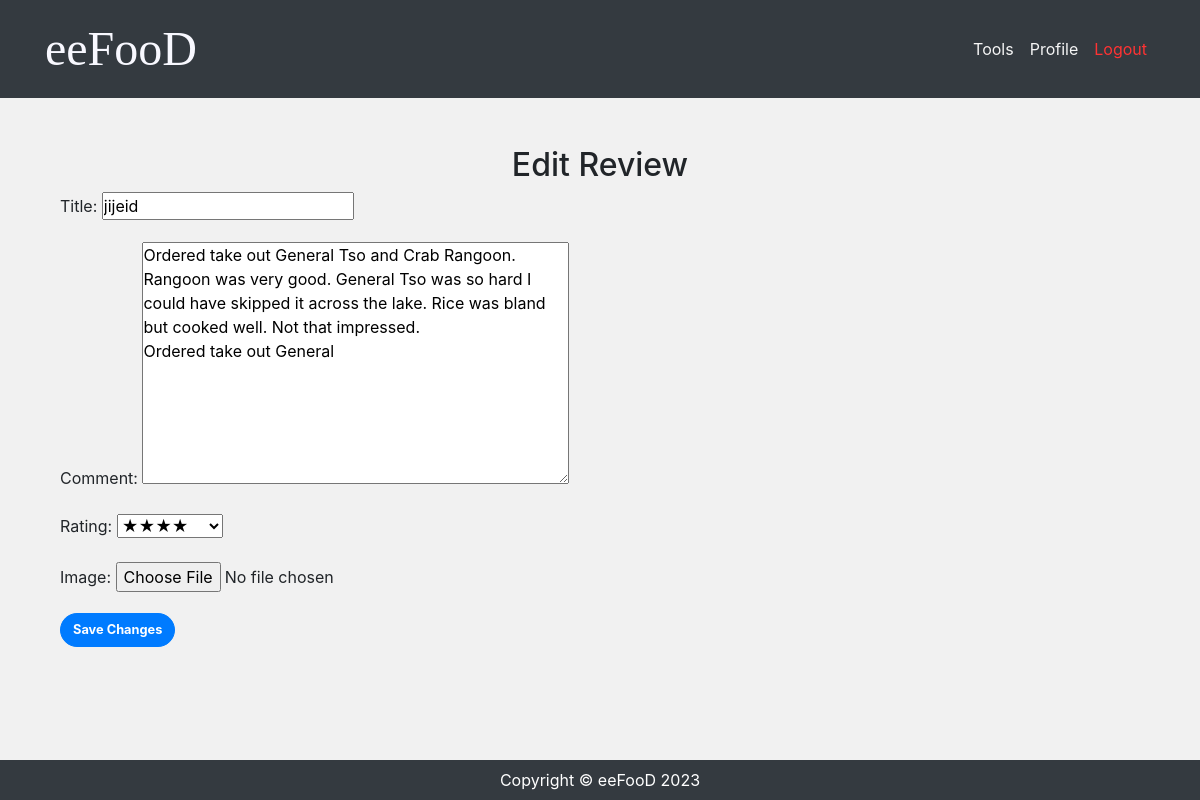
The app's page /review_edit/44 (signed in), older data.
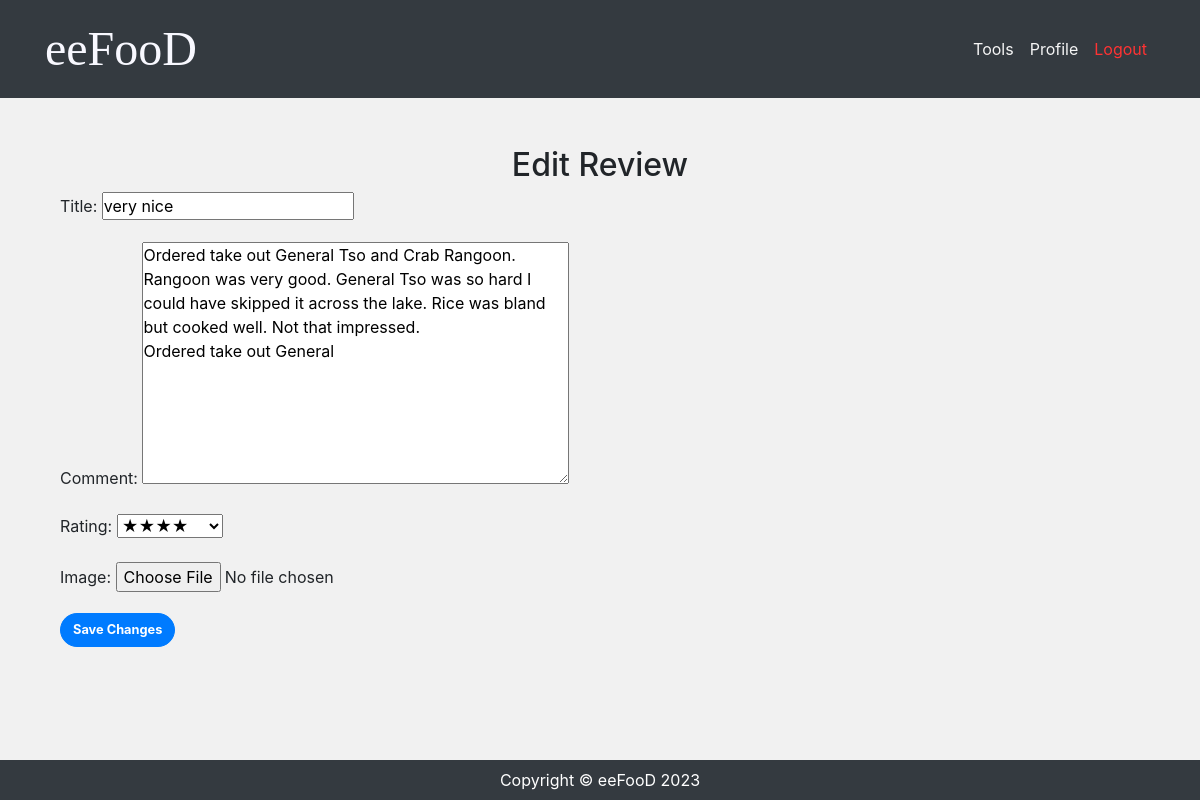
The same page, newer data.
### application/models.py (models this page shows, shortened)
class Review(models.Model):
    restaurant = models.ForeignKey(Restaurants, on_delete=models.CASCADE, related_name='reviews', null=True)
    author = models.ForeignKey(settings.AUTH_USER_MODEL, on_delete=models.CASCADE)
    title =models.CharField("Title", max_length=255)
    comment =models.TextField("Comment", max_length=255)
    rate = models.IntegerField(verbose_name='Rating', choices=SCORE_CHOICES, default='3')
    image = models.ImageField(upload_to='review_images', null=True, blank=True)
    created = models.DateTimeField("Date", default=timezone.now)
    avg_score = models.DecimalField(max_digits=3, decimal_places=1, null=True)

### application/views.py (the view, shortened to what this page needs)
# urls.py: path('review_edit/<int:pk>', views.ReviewEditView.as_view(), name='review_edit'),
class ReviewEditView(LoginRequiredMixin, UpdateView):
    model = Review
    fields = ['title', 'comment', 'rate', 'image']
    template_name = 'application/review_edit.html'
    success_url = reverse_lazy('top')
    def get(self, request, *args, **kwargs):
        self.object = self.get_object()
        if self.object.author != self.request.user:
            return HttpResponseForbidden()
        return super().get(request, *args, **kwargs)

### application/templates/application/review_edit.html (shortened to what this page needs)
{% extends 'application/base.html' %}
{% block content %}
  <div class="container my-5">
    <h2 class="text-center">Edit Review</h2>
    <form method="POST" enctype="multipart/form-data">
      {{ form.as_p }}
      <button type="submit" class="btn btn-primary">Save Changes</button>
    </form>
  </div>
{% endblock %}

Row changes from the older to the newer data that the page shows:
changed Review: title "jijeid" → "very nice"
